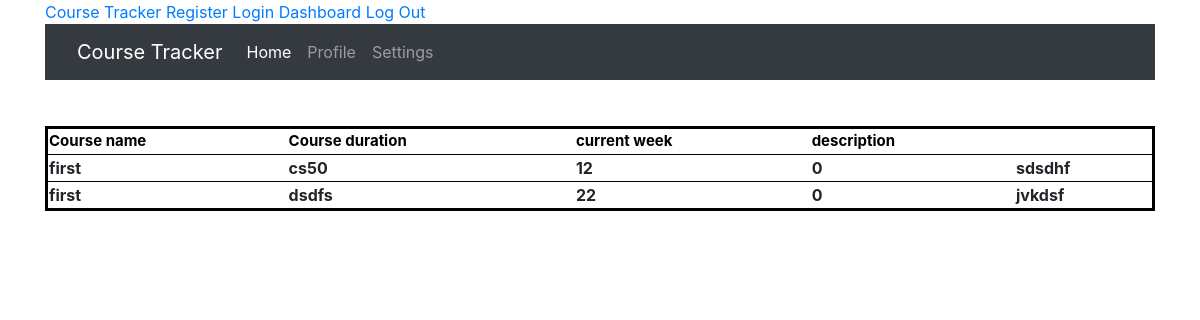
The page /dashboard (signed in) on the database its author committed.
### tables this page shows
CREATE TABLE "user" (
	`user`	TEXT NOT NULL,
	`c_name`	VARCHAR ( 80 ) NOT NULL UNIQUE,
	`c_duration`	INTEGER NOT NULL,
	`curr_week`	INTEGER NOT NULL,
	`desc`	VARCHAR ( 100 ) NOT NULL
);

### app.py (the view)
@app.route('/dashboard', methods=["GET", "POST"])
@login_required
def dashboard():
    username = session["user_id"]
    with sqlite3.connect("app.db") as db:
        result = db.execute(f"SELECT * FROM user where user = '{username}'")
    data = []
    for row in result:
        data.append(row)
    return render_template('dashboard.html', data=data)

### app.py (called while the page is built)
def login_required(f):
    @wraps(f)
    def wrap(*args, **kwargs):
        if session.get("user_id") is None:
            return render_template("login.html")
        return f(*args, **kwargs)
    return wrap

### templates/dashboard.html
{% extends "layout.html" %}
{% block main %}
    <div class="container">
        <div class="col-4 offset-5">
          <div class="text"><h2>DASHBOARD</h2></div>
        </div>
      </div>
    <table style="width:100%; border: 3px solid #000000;">
      <thead style="font-size: 15px;font-weight: bold;color: #000000;text-align: left;">
      <tr>
        <th>Course name</th>
        <th>Course duration</th>
        <th>current week</th>
        <th>description</th>
      </tr>
      </thead>
    {% for row in data %}
      <tr style="border: 1px solid #000000; padding: 5px 4px;">
      {% for cell in row %}
      <td style="font-weight: bold">{{ cell }}</td>
      {% endfor %}
      </tr>
    {% endfor %}
</table>
{% endblock %}

### static/input.css (style rules this page uses)
body, html { height: 100%; }
.text { color: #ffffff; }

### static/login.css (style rules this page uses)
html { background-color: #56baed; }
body { font-family: "Poppins", sans-serif; height: 100vh; }
h2 { text-align: center; font-size: 16px; font-weight: 600; text-transform: uppercase; display:inline-block; margin: 40px 8px 10px 8px; color: #cccccc; }

### rows shown on the page
user: user "first", c_name "cs50", row "12" "0", desc "sdsdhf"
user: user "first", c_name "dsdfs", row "22" "0", desc "jvkdsf"
